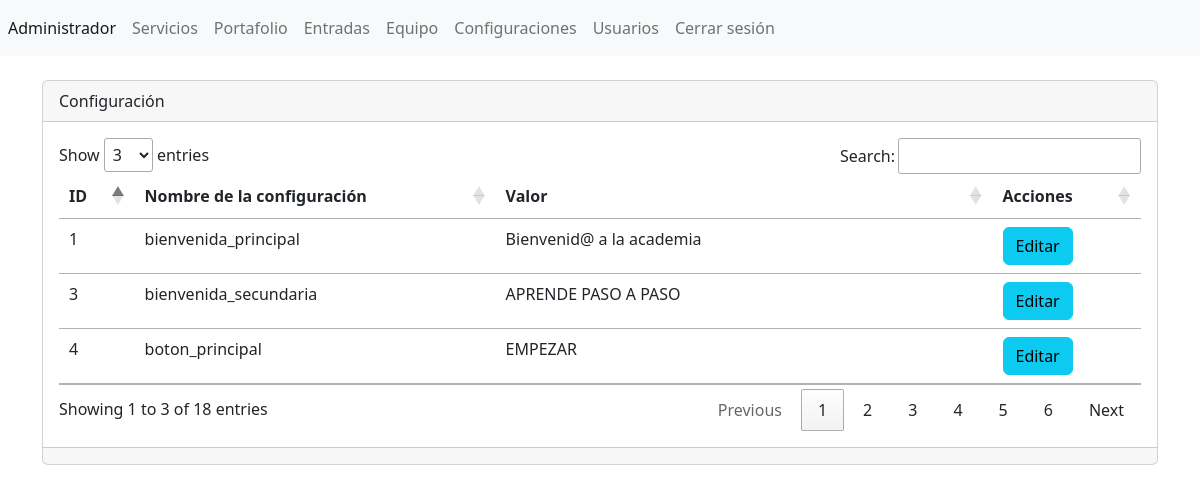
The page /admin/secciones/configuraciones/index.php (signed in) on the database its author committed.
### tables this page shows
CREATE TABLE `tbl_configuraciones` (
  `ID` int(11) NOT NULL,
  `nombreconfiguracion` varchar(255) NOT NULL,
  `valor` varchar(255) NOT NULL
);

### admin/secciones/configuraciones/index.php (the view, shortened to what this page needs)
<?php
include("../../bd.php");
$sentencia=$conexion->prepare("SELECT * FROM `tbl_configuraciones`");
$sentencia->execute();
$lista_configuraciones=$sentencia->fetchAll(PDO::FETCH_ASSOC);
include("../../templates/header.php"); ?>
<div class="card">
    <div class="card-header">
    Configuración
    </div>
    <div class="card-body">
        <div class="table-responsive-sm">
            <table class="table ">
                <thead>
                    <tr>
                        <th scope="col">ID</th>
                        <th scope="col">Nombre de la configuración</th>
                        <th scope="col">Valor </th>
                        <th scope="col">Acciones </th>
                    </tr>
                </thead>
                <tbody>
                <?php foreach($lista_configuraciones as $registros){ ?>
                    <tr class="">
                        <td ><?php echo $registros['ID'];?></td>
                        <td><?php echo $registros['nombreconfiguracion'];?></td>
                        <td><?php echo $registros['valor'];?></td>
                        <td>
                        <a name="" id="" class="btn btn-info" href="editar.php?txtID=<?php echo $registros['ID']; ?>" role="button">Editar</a>
                         </td>
                    </tr>
                   <?php } ?>
                </tbody>
            </table>
        </div>
    </div>
    <div class="card-footer text-muted">
    </div>
</div>
<?php include("../../templates/footer.php"); ?>

### rows shown on the page
tbl_configuraciones: ID "1", nombreconfiguracion "bienvenida_principal", valor "Bienvenid@ a la academia"
tbl_configuraciones: ID "3", nombreconfiguracion "bienvenida_secundaria", valor "APRENDE PASO A PASO"
tbl_configuraciones: ID "4", nombreconfiguracion "boton_principal", valor "EMPEZAR"
